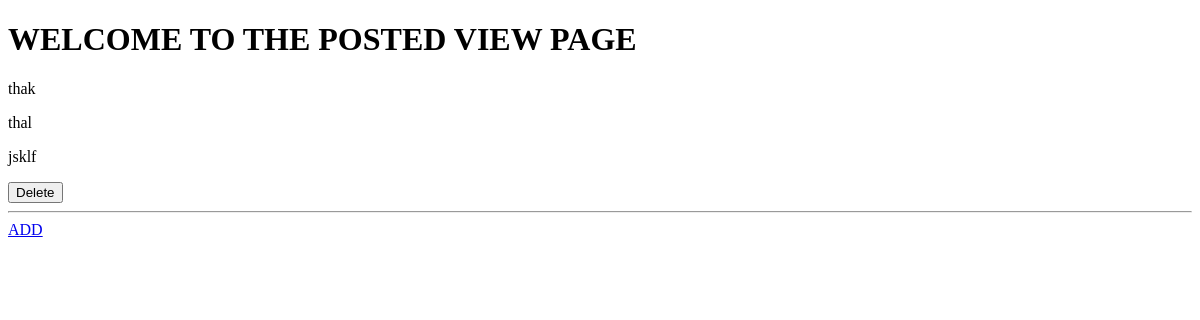
The app's page /, older data.
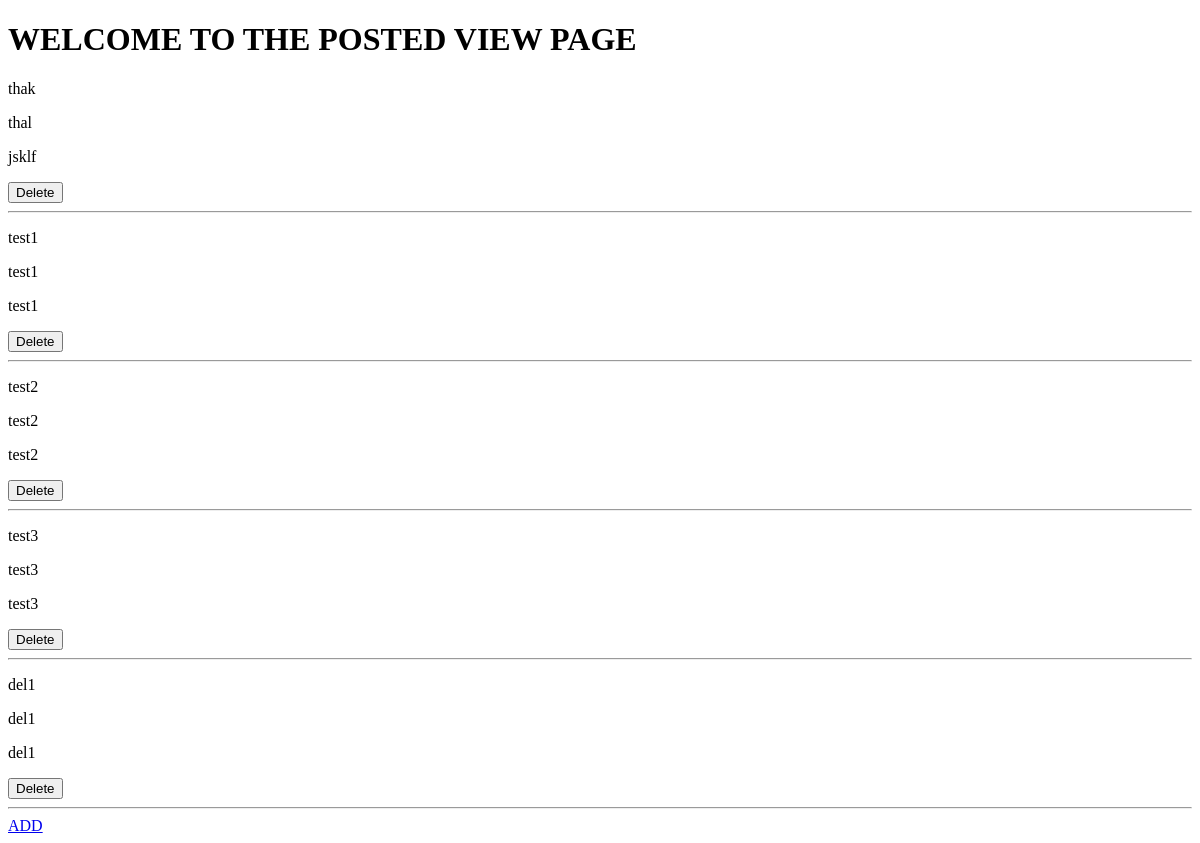
The same page, newer data.
### user_post/models.py (models this page shows, shortened)
class Poster(models.Model):
  title=models.CharField(max_length=200)
  comment=models.TextField()
  written_by=models.TextField()

### user_post/views.py (the view)
# urls.py: 2. Add a URL to urlpatterns:  path('', views.home, name='home')
def home(request):
  posti=Poster.objects.all()
  return render(request, 'home.html', {'posti':posti})

### user_post/templates/home.html (shortened to what this page needs)
<!DOCTYPE html>
<html lang="en">
  <head>
  </head>
  <body>
    <h1>WELCOME TO THE POSTED VIEW PAGE</h1>
    {% for poster in posti %}
    <p>{{poster.title}}</p>
    <p>{{poster.comment}}</p>
    <p>{{poster.written_by}}</p>
    <form
      method="post"
      action="{% url 'delete' poster.id %}"
      style="display: inline"
    >
      <button type="submit">Delete</button>
    </form>
    <hr />
    {%endfor%}
    <a href="add/">ADD</a>
  </body>
</html>

Row changes from the older to the newer data that the page shows:
added Poster: title "test1", comment "test1", written_by "test1"
added Poster: title "test2", comment "test2", written_by "test2"
added Poster: title "test3", comment "test3", written_by "test3"
added Poster: title "del1", comment "del1", written_by "del1"
